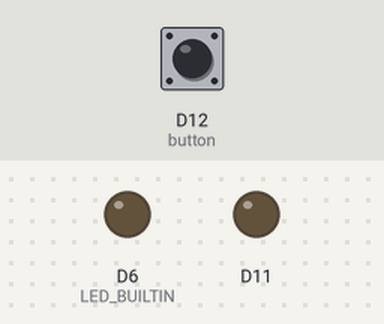
A sketch run on a simulated Arduino MKR. On the bench: output pins drawn as LEDs (lit = HIGH). Inputs (shaded band) come from the test bench; at power-on: D12 (button) HIGH. WiFi joins after 1.5 s; servers stay silent unless stated; what the sketch prints to the serial monitor is not drawn.

Above: at 3.7 s.
3.8 s: D12 (button) pulled LOW for 0.15 s
At 4.8 s:
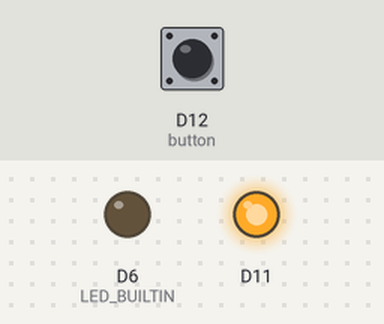
Timing chart, 0 to 6.8 s (numbered marks = the images above; inputs shaded):
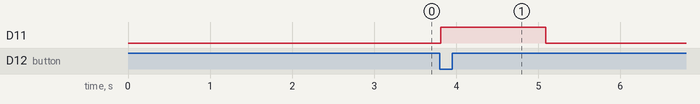

Measured:
- after the input at 3.8 s, D11: LOW → HIGH at once, → LOW 1.3 s later

The sketch:

firestick.ino
```cpp
#include <WiFiNINA.h>
#import "BTN.h"
#import "LED.h"

bool skipServerAttempt = true;

/* internet things */
const char* SSID = "Ashour";
const char* PASSWORD = "Hoda2007";
const char* SERVER = "192.168.0.14";  // the ip of the computer
const int PORT_NUM = 8881;

WiFiClient client;

/* button things */
bool myBool = false;
Button button(12, &myBool); // add switch var
LED led(LED_BUILTIN);
LED btnLight(11);
float fadeRate = -1;

void sendPress(){
  if (client.connect(SERVER, PORT_NUM)) {
    client.print("GET /button HTTP/1.1\r\n");
    client.print("Host: ");
    client.print(SERVER);
    client.print("\r\n");
    client.print("Connection: close\r\n");
    client.print("\r\n");
    client.stop();
  } else {
    Serial.println("Connection failed");
  }
}

/* program */
void setup(){
  Serial.begin(9600);
  do {
    Serial.println("Connecting to WiFi...");
    WiFi.begin(SSID, PASSWORD);
    delay(1000);
  } while (WiFi.status() != WL_CONNECTED);

  Serial.println("Connected to WiFi");
}

void loop(){
  // this flip moves the send delay to after the button is pressed (so there is no button press delay for the light)
  // this delay is STILL present however, and is just present after the light comes up
  // this means consecutive presses when the internet connection is slow or disconnected will be delayed by about 28 seconds
  bool doSendPress = button.update();
  led.changeBrightness(fadeRate);
  btnLight.changeBrightness(fadeRate);
  delay(10);

  // button was pressed, this is only called once per press
  if (doSendPress) {
    btnLight.turnOn();
    if (!skipServerAttempt) sendPress();
  }
}
```

BTN.cpp
```cpp
#import "BTN.h"
#import <Arduino.h>

Button::Button(int pin, bool* control = nullptr){
  this->pin = pin;
  this->control = control;
  lastState = LOW;
  pinMode(pin, INPUT_PULLUP);
}

bool Button::update(){
  bool returnBool = false;
  if (millis() - timeSinceStateChange > debounceDuration){
    byte state = getState();
    if (state != lastState){
      lastState = state;
      timeSinceStateChange = millis();

      // only open the pointer if not null
      if (control){
        if (isPressed()){
          // VV do everything below VV
          //Serial.println("Variable flipped on button press");
          *control = !(*control); // unwrap and flip the boolean
          returnBool = true;
        }
        else{
          //Serial.println("Nothing done on button release");
        }
      }
      else{
        if (isPressed()) Serial.println("Button pressed");
        else Serial.println("Button released");
      }
    }
  }
  return returnBool;
}

bool Button::getState(){
   // idk why this has to be flipped
   // probably something to do with pullups and pulldowns
   // either way
  return !digitalRead(pin);
}

bool Button::isPressed(){
  return getState() == Button::PRESSED;
}
```

BTN.h
```cpp
#ifndef BTN_h
#define BTN_h

class Button{
  private:
  int lastState;
  bool* control;

  // for debouncing
  unsigned long debounceDuration = 50; // in milliseconds
  unsigned long timeSinceStateChange = 0; // in milliseconds

  public:
  const static int PRESSED = 1;
  const static int NOT_PRESSED = 0;

  int pin;
  Button(int pin);
  Button(int pin, bool* control);
  bool getState();
  bool isPressed();

  bool update();
};

#endif
```

LED.cpp
```cpp
#import "LED.h"
#import <Arduino.h>

LED::LED(int pin){
  this->pin = pin;
  brightness = LED::OFF;
  pinMode(pin, OUTPUT);
}

void LED::turnOn(){
  digitalWrite(pin, LED::ON);
  brightness = LED::ON;
}

void LED::turnOff(){
  digitalWrite(pin, LED::OFF);
  brightness = LED::OFF;
}

void LED::toggle(){
  brightness == LED::ON ? turnOff() : turnOn();
}

int LED::set(bool input){
  if (input == LED::ON) turnOn();
  else if (input == LED::OFF) turnOff();
  else
    // input invalid
    return -1;
  return 0;
}

int LED::changeBrightness(float &rate){
  if (brightness + rate >= 0){
    brightness += rate;
    analogWrite(pin, brightness);
  }
}
```

LED.h
```cpp
#ifndef LED_h
#define LED_h

#include <Arduino.h>

class LED{
  private:
  int pin;

  public:
  float brightness;
  const static int ON = 255;
  const static int OFF = LOW;

  LED(int pin);
  void turnOn();
  void turnOff();
  void toggle();
  int set(bool input);
  int changeBrightness(float &input);
};

#endif
```
